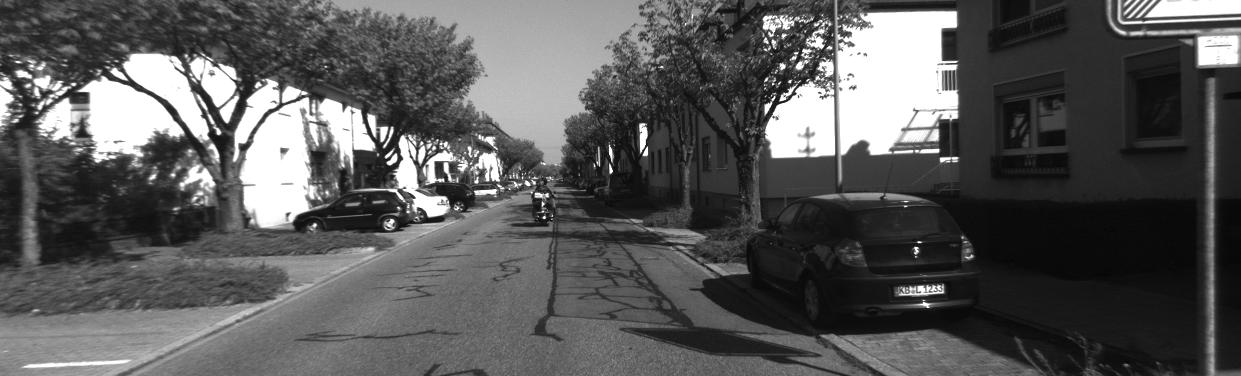
#> input picture dataset/kitti_00/000000.png, 1241 x 376 px
$ jupyter execute atividade_07.ipynb   (shell and % lines are left out)
#> lines starting #> are read from the running program, lines starting #| are printed output that depends on the picture
Atividade 07 da disciplina de Visão Robótica

Discente: Henrique Antônio Guanais Corneau

# Estrutura pelo Movimento (SFM)

Dadas várias (n >= 5) imagens, compute a estrutura 3D e movimento
relativo de câmera da cena visualizada utilizando as funções de Structure
from Motion (SFM) da OpenCV. Assumindo uma câmera calibrada
previamente:

1. Extrair pontos e descritores SIFT em duas imagens

Para esse trabalho, está sendo utilizado o dataset kitti_00. Para poder visualizar os gráficos de maneira iterativa, é necessário instalar: `pip install ipympl`.

[cell 1]
# $ pip install ipympl
import cv2
import numpy as np
import matplotlib.pyplot as plt
import glob

[cell 2]
img_dir = '../dataset/kitti_00'
calibration_dir = '../dataset/intrinsics.yml'

img1 = cv2.imread(img_dir + '/000000.png')
#> img1 is the input picture: shape (376, 1241, 3); min 6, max 255, mean 89
img2 = cv2.imread(img_dir + '/000001.png')
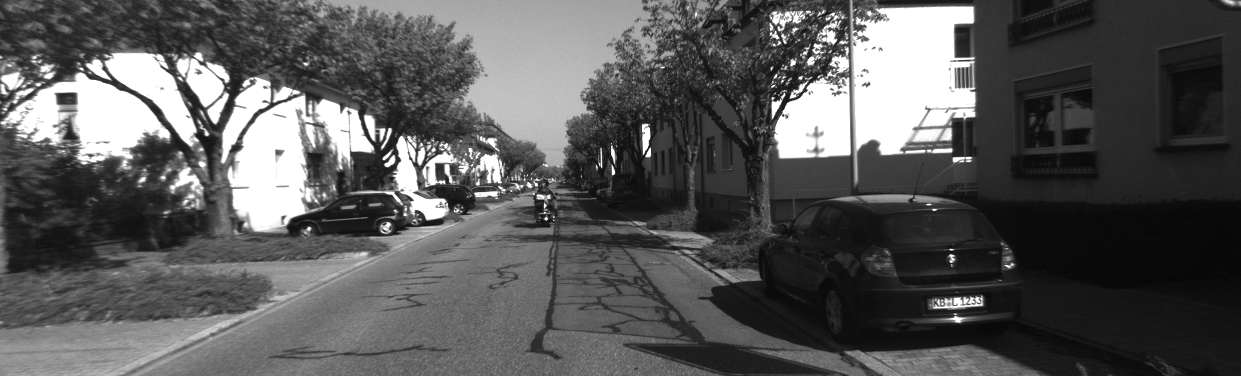
#> input picture dataset/kitti_00/000001.png, 1241 x 376 px
#> img2 is the input picture: shape (376, 1241, 3); min 5, max 255, mean 88.4

def get_camera_intrinsic_matrix(calibration_dir):
    """
    Função que obtém os parâmetros intrínsecos da câmera.

    Parâmetros:
    - calibration_dir: diretório do arquivo de calibração.

    Retorna:
    - matrix: matriz de parâmetros intrínsecos da câmera.
    """
    calibration_file = cv2.FileStorage(calibration_dir, cv2.FILE_STORAGE_READ)
    matrix = np.array(calibration_file.getNode('M1').mat())
    calibration_file.release()
    return matrix

K = get_camera_intrinsic_matrix(calibration_dir)
print(K)

plt.figure(figsize=(15, 15))
plt.subplot(1, 2, 1)
plt.imshow(img1, cmap='gray')
plt.axis('off')
plt.subplot(1, 2, 2)
plt.imshow(img2, cmap='gray')
plt.axis('off')
plt.tight_layout()
plt.show()
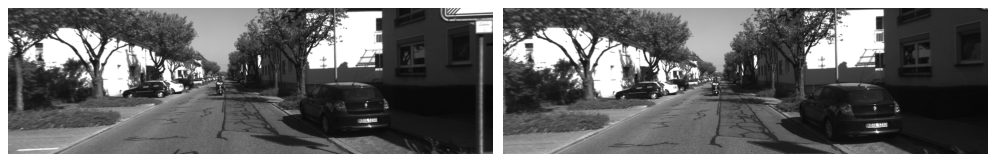
#> figure drawn by matplotlib, 2 panels

[cell 3]
def get_matches_pts(img1, img2):
    """
    Função que retorna os pontos correspondentes entre duas imagens, através do algorithm SIFT e K-D Tree

    Parâmetros:
    - img1: imagem 1
    - img2: imagem 2

    Retorna:
    - src_pts: pontos correspondentes da imagem 1
    - dst_pts: pontos correspondentes da imagem 2
    - good_matches: matches válidos
    - kp1: keypoints da imagem 1
    - kp2: keypoints da imagem 2
    """
    sift = cv2.SIFT_create()
    kp1, des1 = sift.detectAndCompute(img1, None)
#> kp1 = 3206 keypoints; strongest (x, y, size): (544, 217, 2.1), (790, 81, 2.1), (611, 171, 2.8), (919, 242, 1.8)
    kp2, des2 = sift.detectAndCompute(img2, None)
#> kp2 = 3226 keypoints; strongest (x, y, size): (546, 219, 2.2), (613, 172, 2.8), (934, 210, 1.8), (545, 205, 2.1)

    # cacula os matches entre os descritores a partir do algoritmo K-D Tree
    index_params = dict(algorithm = 1, trees = 5)
    search_params = dict(checks = 50)
    flann = cv2.FlannBasedMatcher(index_params, search_params)
    matches = flann.knnMatch(des1,des2,k=2)
#> matches = 3206 matches

    # filtra alguns valores de matches
    good_matches = []
    for m, n in matches:
        if m.distance < 0.9 * n.distance:
            good_matches.append(m)
#> after the loop, good_matches = 1787 matches

    # pega os pontos correspondentes
    src_pts = np.float32([kp1[m.queryIdx].pt for m in good_matches]).reshape(-1, 1, 2)
#> src_pts = 1787 rows, first 8: [3.88, 138.4], [7.49, 93.41], [8.38, 111.3], [13.87, 114.4], [15.96, 30.46], [16.51, 123.6], [17.59, 61.81], [17.82, 125.8]
    dst_pts = np.float32([kp2[m.trainIdx].pt for m in good_matches]).reshape(-1, 1, 2)
#> dst_pts = 1787 rows, first 8: [468.2, 41.09], [644.9, 356.1], [588.5, 107.8], [804.3, 35.93], [300.8, 28.43], [957.3, 324.1], [993.8, 252.5], [505.1, 176.5]

    return src_pts, dst_pts, good_matches, kp1, kp2

src_pts, dst_pts, good_matches, kp1, kp2 = get_matches_pts(img1, img2)
#> good_matches = 1787 matches

# desenha os matches
img_matches = cv2.drawMatches(img1, kp1, img2, kp2, good_matches, None, matchColor=(0, 255, 0), singlePointColor=(0, 255, 0))
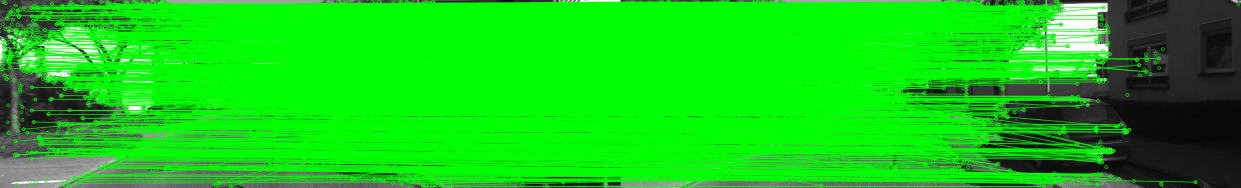
#> img_matches: shape (376, 2482, 3) (shown at 1/2 size); mean B, G, R 21, 201.1, 21
plt.figure(figsize=(10, 10))
plt.imshow(cv2.cvtColor(img_matches, cv2.COLOR_BGR2RGB))
plt.axis("off")
plt.show()

[cell 4]
# calcula a matriz essencial
E, _ = cv2.findEssentialMat(src_pts, dst_pts, K, method=cv2.RANSAC, prob=0.999, threshold=1.0)
#> E = [[0.00164, -0.608, -0.0703], [0.611, 0.00258, -0.35], [0.0672, 0.354, 0.00195]]

# faz a decomposicao da matriz essencial, recuperando a matriz de rotacao e translacao
R, _, t = cv2.decomposeEssentialMat(E)
#> R = [[-0.504, -0.101, 0.858], [-0.0931, -0.981, -0.17], [0.859, -0.165, 0.485]]; t = [0.501, -0.0959, 0.86]

def triangulate_points(src_pts, dst_pts, K, R, t):
    """
    Função que calcula a triangulação de pontos 3D a partir de pontos correspondentes em duas imagens.

    Parâmetros:
    - src_pts: pontos correspondentes da imagem 1
    - dst_pts: pontos correspondentes da imagem 2
    - K: matriz de parâmetros intrínsecos da câmera
    - R: matriz de rotação
    - t: vetor de translação

    Retorna:
    - points_3D: pontos 3D triangulados
    """
    # matrizes de projecao
    P1 = np.hstack((np.eye(3), np.zeros((3, 1))))
    P2 = np.hstack((R, t))
#> P2 = [[-0.504, -0.101, 0.858, 0.501], [-0.0931, -0.981, -0.17, -0.0959], [0.859, -0.165, 0.485, 0.86]]

    # converte as matrizes de projecao para as coordenadas da camera
    P1 = K @ P1
    P2 = K @ P2
#> P2 = [[18.55, -109.3, 621.6, 556.7], [156.9, -564.5, 26.01, 155.7], [0.859, -0.165, 0.485, 0.86]]

    # triangula os pontos 3D
    points_4D = cv2.triangulatePoints(P1, P2, src_pts, dst_pts)

    # converte os pontos de coordenadas homogeneas para cartesianas
    points_3D = points_4D / points_4D[3]
    points_3D = points_3D[:3, :].T
#> points_3D = 1787 rows, first 8: [0.135, 0.151, -0.262], [-0.0181, -0.14, -0.00354], [0.0449, 0.0748, -0.0919], [-0.137, 0.0846, 0.163], [0.268, 0.24, -0.478], [-0.267, -0.192, 0.445], [-0.288, -0.168, 0.486], [0.116, 0.0359, -0.194]

    return points_3D

points_3D = triangulate_points(src_pts, dst_pts, K, R, t)

fig = plt.figure()
ax = fig.add_subplot(111, projection='3d')
# plota os pontos 3D
plt.title('Initial 3D points')
ax.scatter(points_3D[:, 0], points_3D[:, 1], points_3D[:, 2], marker='o', s=5, c='g', alpha=0.5)

ax.set_xlabel('X')
ax.set_ylabel('Y')
ax.set_zlabel('Z')

plt.show()
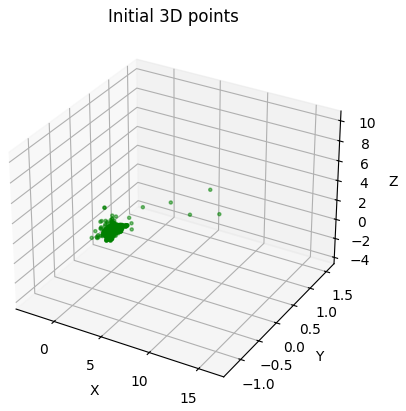
#> figure drawn by matplotlib, 1 panel

[cell 5]
def align_points(points_3D, good_matches, kp2):
    """
    Função que alinha os pontos 3D com os pontos 2D correspondentes.

    Parâmetros:
    - points_3D: pontos 3D
    - good_matches: matches válidos
    - kp2: keypoints da imagem 2

    Retorna:
    - aligned_3D: pontos 3D alinhados
    - aligned_2D: pontos 2D alinhados
    """
    aligned_3D = []
    aligned_2D = []

    for match in good_matches:
        # verifica se o descritor esta dentro do range de pontos
        if match.queryIdx < len(points_3D):
            # ponto 3D correspondente
            point_3d = points_3D[match.queryIdx]

            # ponto 2D correspondente
            point_2d = kp2[match.trainIdx].pt

            aligned_3D.append(point_3d)
            aligned_2D.append(point_2d)

    aligned_3D = np.array(aligned_3D, dtype=np.float32)
    aligned_2D = np.array(aligned_2D, dtype=np.float32)

    return aligned_3D, aligned_2D


def structure_reconstrution(points_3D, K, img_dir):
    """
    Função que faz a reconstrução da estrutura 3D a partir de uma sequência de imagens.

    Parâmetros:
    - points_3D: pontos 3D iniciais
    - K: matriz de parâmetros intrínsecos da câmera
    - img_dir: diretório das imagens
    """
#> called with points_3D = array of shape (1787, 3), K = array of shape (3, 3), img_dir = '../dataset/kitti_00'

    # pega todas as imagens .png do diretorio e ordena
    image_files = glob.glob(img_dir + '/*.png')
    image_files = sorted(image_files)

    img_old = cv2.imread(image_files[1])
    poses = []
    for image_path in image_files[2::]:
        new_img = cv2.imread(image_path)
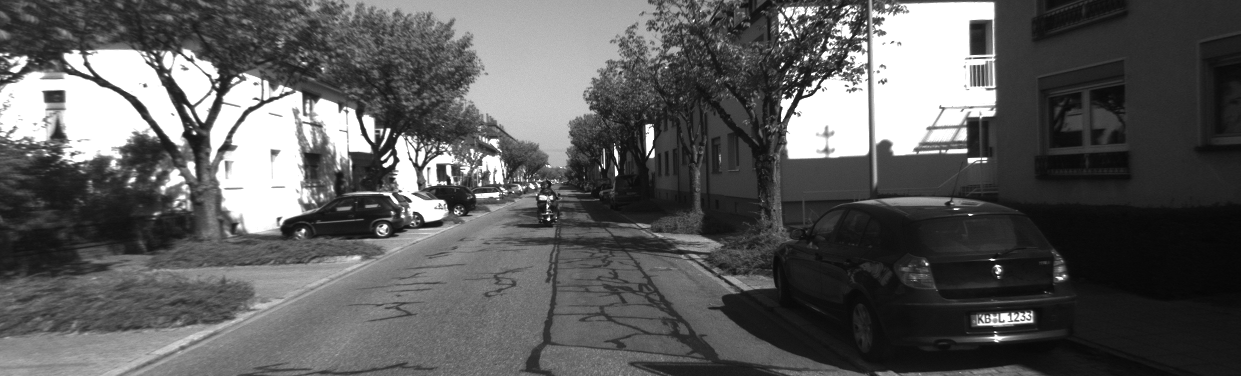
#> input picture dataset/kitti_00/000002.png, 1241 x 376 px
#> new_img is the input picture: shape (376, 1241, 3); min 5, max 255, mean 91.7
        # faz o match entre a imagem passada e a nova e alinha os pontos 3D
        src_pts, dst_pts, good_matches, _, kp2 = get_matches_pts(img_old, new_img)
#> in get_matches_pts (call 2), `kp1, des1 = sift.detectAndCompute(img1, None)`: kp1 has the same summary as kp2
#> in get_matches_pts (call 2), `kp2, des2 = sift.detectAndCompute(img2, None)`: kp2 = 3298 keypoints; strongest (x, y, size): (548, 219, 2.2), (782, 64, 2.3), (813, 74, 2.4), (194, 133, 2.5)
#> in get_matches_pts (call 2), `matches = flann.knnMatch(des1,des2,k=2)`: matches = 3226 matches
#> after the loop in get_matches_pts (call 2), `for m, n in matches:`: good_matches = 1794 matches
#> in get_matches_pts (call 2), `src_pts = np.float32([kp1[m.queryIdx].pt for m in good_matches]).resha..`: src_pts = 1794 rows, first 8: [3.14, 122.6], [3.98, 92.11], [5.17, 109.1], [5.17, 109.1], [5.36, 115.1], [5.41, 12.41], [7.48, 124.2], [7.48, 124.2]
#> in get_matches_pts (call 2), `dst_pts = np.float32([kp2[m.trainIdx].pt for m in good_matches]).resha..`: dst_pts = 1794 rows, first 8: [162.8, 188.2], [452.5, 68.98], [153.3, 177.8], [153.3, 177.8], [883.3, 11.35], [510.1, 173.9], [179.5, 204.7], [978.2, 76.45]
#> good_matches = 1794 matches
        aligned_3D, aligned_2D = align_points(points_3D, good_matches, kp2)
#> the loop in align_points, `for match in good_matches:` made 1794 passes
#> (point_3d, point_2d) on passes 1 to 12: ([0.0449, 0.0748, -0.0919], (162.8, 188.2)), ([-0.267, -0.192, 0.445], (452.5, 68.98)), ([0.116, 0.0359, -0.194], (153.3, 177.8)), ([-0.219, -0.0896, 0.371], (153.3, 177.8)), ([0.195, 0.208, -0.396], (883.3, 11.35)), ([0.267, -0.0155, -0.457], (510.1, 173.9)), ([0.281, 0.187, -0.533], (179.5, 204.7)), ([0.237, 0.00771, -0.467], (978.2, 76.45)), ([0.452, 0.165, -0.843], (133.6, 267.2)), ([-0.116, -0.136, 0.099], (163.2, 176)), ([0.242, -0.0575, -0.461], (215, 65.7)), ([0.197, 0.17, -0.411], (785, 143.1))
#> point_3d on pass 100: [0.127, 0.278, -0.64]
#> after the loop in align_points, `for match in good_matches:`: aligned_2D = 993 pairs, first value 7.16 to 1109.8, second value 2.67 to 370.4; aligned_3D = 993 items, first 6: [0.0449, 0.0748, -0.0919], [-0.267, -0.192, 0.445], [0.116, 0.0359, -0.194], [-0.219, -0.0896, 0.371], [0.195, 0.208, -0.396], [0.267, -0.0155, -0.457]
#> in align_points, `aligned_3D = np.array(aligned_3D, dtype=np.float32)`: aligned_3D = 993 rows, first 8: [0.0449, 0.0748, -0.0919], [-0.267, -0.192, 0.445], [0.116, 0.0359, -0.194], [-0.219, -0.0896, 0.371], [0.195, 0.208, -0.396], [0.267, -0.0155, -0.457], [0.281, 0.187, -0.533], [0.237, 0.00771, -0.467]

        # realiza o algortimo de PnP
        _, rvec, tvec = cv2.solvePnP(aligned_3D, aligned_2D, K, None)
#> rvec = [1.22, -1.1, -1.44]; tvec = [-0.502, -0.116, -0.0212]
        # converte a matriz rvec para a matriz de rotacao
        R, _ = cv2.Rodrigues(rvec)
#> R = [[-0.0838, 0.0896, -0.992], [-0.982, -0.176, 0.0671], [-0.169, 0.98, 0.103]]
        # triangula os pontos 3D
        new_points_3D = triangulate_points(src_pts, dst_pts, K, R, tvec)
#> in triangulate_points (call 2), `points_3D = points_3D[:3, :].T`: points_3D = 1794 rows, first 8: [0.0318, 0.12, -0.373], [0.0483, 0.137, -0.405], [0.0297, 0.133, -0.369], [0.0297, 0.133, -0.369], [0.0323, 0.0312, -0.359], [0.0447, 0.146, -0.403], [0.0325, 0.11, -0.379], [0.0177, -0.0307, -0.3]
#> new_points_3D has the same summary as points_3D in triangulate_points

        img_old = new_img
        # adiciona os novos pontos a matriz de pontos 3D
        points_3D = np.vstack([points_3D, new_points_3D])
        # adiciona as posicoes da camera a matriz poses
        poses.append(np.hstack((R, tvec)))

    return points_3D, poses

points_3D, poses = structure_reconstrution(points_3D, K, img_dir)
#> poses = [[[-0.0838, 0.0896, -0.992, -0.502], [-0.982, -0.176, 0.0671, -0.116], [-0.169, 0.98, 0.103, -0.0212]]]

fig = plt.figure()
ax = fig.add_subplot(111, projection='3d')

# plot dos pontos 3D em verde
ax.scatter(points_3D[:, 0], points_3D[:, 1], points_3D[:, 2], marker='.', s=5, c='g')

plt.title('3D Points')
ax.set_xlim([0, 5])
ax.set_ylim([-0.5, 0.8])
ax.set_zlim([-2, 4])

ax.set_xlabel('X')
ax.set_ylabel('Y')
ax.set_zlabel('Z')

plt.show()
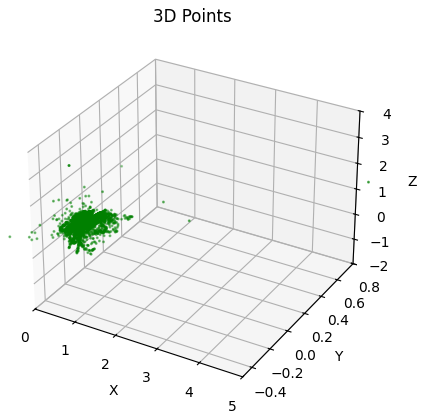
#> figure drawn by matplotlib, 1 panel

[cell 6]
# plot dos pontos 3D com as posicoes da camera
fig = plt.figure()
ax = fig.add_subplot(111, projection='3d')

# plota os pontos 3D em verde
ax.scatter(points_3D[:, 0], points_3D[:, 1], points_3D[:, 2], marker='.', s=5, c='g')
ax.set_xlim([0, 5])
ax.set_ylim([-0.5, 0.8])
ax.set_zlim([-2, 4])
plt.title('3D Points with Camera Poses')
for pose in poses:
    # plota a posicao da camera em vermelho
    # pega o vetor de translacao, que representa a posicao da camera
    camera_position = pose[:, 3]
    ax.scatter(camera_position[0], camera_position[1], camera_position[2], c='r', marker='^', s=100)
#> this loop made 1 pass

# ax.set_axis_off()
ax.set_xlabel('X')
ax.set_ylabel('Y')
ax.set_zlabel('Z')
plt.show()
